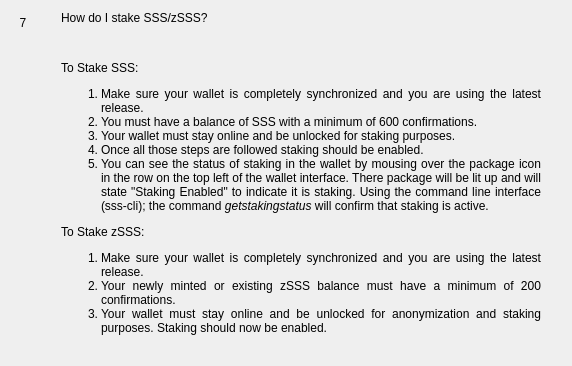
                  <widget class="QWidget" name="widgetFaq7" native="true">
                   <layout class="QHBoxLayout" name="horizontalpage_7" stretch="0,1">
                    <item alignment="Qt::AlignTop">
                     <widget class="QLabel" name="labelNumber7">
                      <property name="minimumSize">
                       <size>
                        <width>24</width>
                        <height>24</height>
                       </size>
                      </property>
                      <property name="maximumSize">
                       <size>
                        <width>16777215</width>
                        <height>24</height>
                       </size>
                      </property>
                      <property name="text">
                       <string>7</string>
                      </property>
                      <property name="alignment">
                       <set>Qt::AlignCenter</set>
                      </property>
                     </widget>
                    </item>
                    <item>
                     <layout class="QVBoxLayout" name="verticalLayoutpage_7">
                      <property name="leftMargin">
                       <number>20</number>
                      </property>
                      <property name="rightMargin">
                       <number>20</number>
                      </property>
                      <item>
                       <widget class="QLabel" name="labelSubtitle7">
                        <property name="text">
                         <string>How do I stake SSS/zSSS?</string>
                        </property>
                        <property name="wordWrap">
                         <bool>true</bool>
                        </property>
                       </widget>
                      </item>
                      <item>
                       <spacer name="verticalSpacer_70">
                        <property name="orientation">
                         <enum>Qt::Vertical</enum>
                        </property>
                        <property name="sizeType">
                         <enum>QSizePolicy::Fixed</enum>
                        </property>
                        <property name="sizeHint" stdset="0">
                         <size>
                          <width>20</width>
                          <height>30</height>
                         </size>
                        </property>
                       </spacer>
                      </item>
                      <item>
                       <widget class="QLabel" name="labelContent7">
                        <property name="text">
                         <string>
                           &lt;html&gt;&lt;head/&gt;&lt;body&gt;&lt;p align=&quot;justify&quot;&gt;
                           To Stake SSS:
                           &lt;/p&gt;&lt;p align=&quot;justify&quot;&gt;
                           &lt;ol&gt;&lt;li&gt;
                           Make sure your wallet is completely synchronized and you are using the latest release.
                           &lt;li&gt;
                           You must have a balance of SSS with a minimum of 600 confirmations.
                           &lt;li&gt;
                           Your wallet must stay online and be unlocked for staking purposes.
                           &lt;li&gt;
                           Once all those steps are followed staking should be enabled.
                           &lt;li&gt;
                           You can see the status of staking in the wallet by mousing over the package icon in the row on the top left of the wallet interface. There package will be lit up and will state &quot;Staking Enabled&quot; to indicate it is staking.  Using the command line interface (sss-cli); the command &lt;i&gt;getstakingstatus&lt;/i&gt; will confirm that staking is active.
                           &lt;/li&gt;&lt;/ol&gt;
                           &lt;/p&gt;&lt;p align=&quot;justify&quot;&gt;
                           To Stake zSSS:
                           &lt;/p&gt;&lt;p align=&quot;justify&quot;&gt;
                           &lt;ol&gt;&lt;li&gt;
                           Make sure your wallet is completely synchronized and you are using the latest release.
                           &lt;li&gt;
                           Your newly minted or existing zSSS balance must have a minimum of 200 confirmations.
                           &lt;li&gt;
                           Your wallet must stay online and be unlocked for anonymization and staking purposes.
                           Staking should now be enabled.
                           &lt;/li&gt;&lt;/ol&gt;
                           &lt;/p&gt;&lt;/body&gt;&lt;/html&gt;
                         </string>
                        </property>
                        <property name="alignment">
                         <set>Qt::AlignLeading|Qt::AlignLeft|Qt::AlignTop</set>
                        </property>
                        <property name="wordWrap">
                         <bool>true</bool>
                        </property>
                       </widget>
                      </item>
                      <item>
                       <spacer name="verticalSpacer_71">
                        <property name="orientation">
                         <enum>Qt::Vertical</enum>
                        </property>
                        <property name="sizeHint" stdset="0">
                         <size>
                          <width>20</width>
                          <height>20</height>
                         </size>
                        </property>
                       </spacer>
                      </item>
                     </layout>
                    </item>
                   </layout>
                  </widget>
